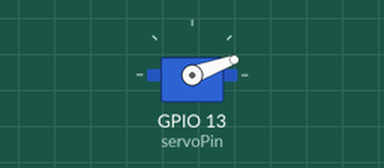
Recording of a sketch running on a simulated ESP32. Parts: servo.

Above: at 0.05 s.
Timing chart, 0 to 4.8 s (numbered marks = the images above):
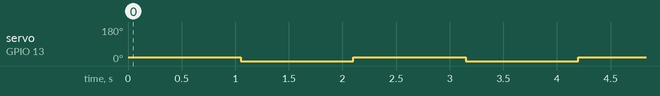

The sketch:

orchid.ino
```cpp
#include <ESP32Servo.h>

Servo myservo;

int servoPin = 13;   // connect servo signal to GPIO 13

void setup() {
  myservo.attach(servoPin);
}

void loop() {

  myservo.write(20);   // move 30 degrees
  delay(1050);         // wait 1 second

  myservo.write(0);    // return to normal position
  delay(1050);         // wait 1 second

}
```

Measured:
- by itself, servo on GPIO 13 (servoPin): alternates 20° for 1.1 s and 0° for 1.1 s
